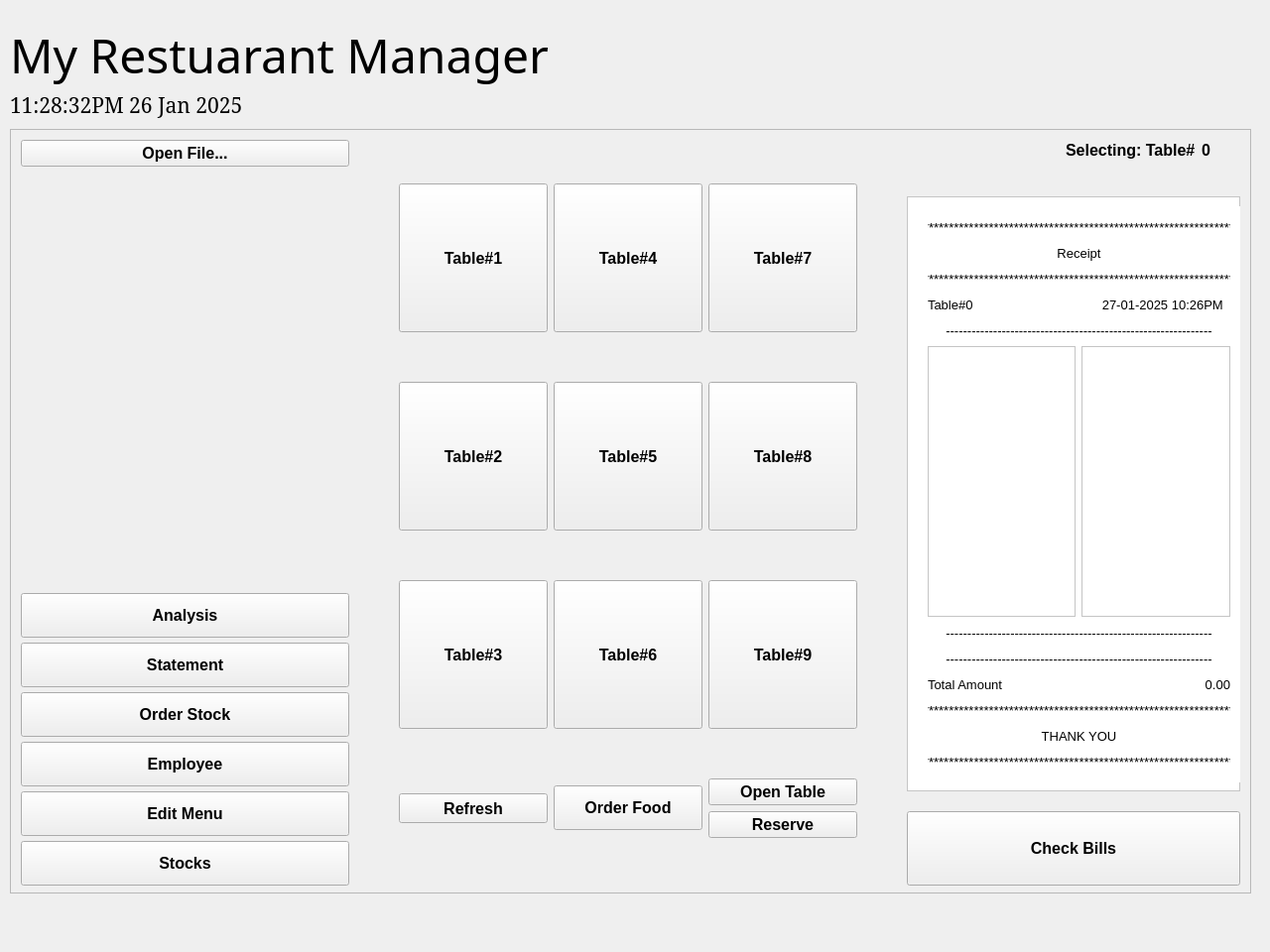
<?xml version="1.0" encoding="UTF-8"?>
<ui version="4.0">
 <class>RestuarantManagementClass</class>
 <widget class="QMainWindow" name="RestuarantManagementClass">
  <property name="geometry">
   <rect>
    <x>0</x>
    <y>0</y>
    <width>1280</width>
    <height>960</height>
   </rect>
  </property>
  <property name="minimumSize">
   <size>
    <width>1280</width>
    <height>960</height>
   </size>
  </property>
  <property name="maximumSize">
   <size>
    <width>1280</width>
    <height>960</height>
   </size>
  </property>
  <property name="windowTitle">
   <string>RestuarantManagement</string>
  </property>
  <property name="autoFillBackground">
   <bool>false</bool>
  </property>
  <widget class="QWidget" name="centralWidget">
   <widget class="QLabel" name="label">
    <property name="geometry">
     <rect>
      <x>10</x>
      <y>10</y>
      <width>611</width>
      <height>91</height>
     </rect>
    </property>
    <property name="font">
     <font>
      <family>Sitka</family>
      <pointsize>36</pointsize>
     </font>
    </property>
    <property name="text">
     <string>My Restuarant Manager</string>
    </property>
   </widget>
   <widget class="QLabel" name="Digital_clock">
    <property name="geometry">
     <rect>
      <x>10</x>
      <y>90</y>
      <width>361</width>
      <height>31</height>
     </rect>
    </property>
    <property name="font">
     <font>
      <family>SimSun</family>
      <pointsize>16</pointsize>
     </font>
    </property>
    <property name="text">
     <string>11:28:32PM 26 Jan 2025</string>
    </property>
   </widget>
   <widget class="QFrame" name="frame">
    <property name="geometry">
     <rect>
      <x>10</x>
      <y>130</y>
      <width>1251</width>
      <height>771</height>
     </rect>
    </property>
    <property name="sizePolicy">
     <sizepolicy hsizetype="Expanding" vsizetype="Preferred">
      <horstretch>0</horstretch>
      <verstretch>0</verstretch>
     </sizepolicy>
    </property>
    <property name="minimumSize">
     <size>
      <width>0</width>
      <height>0</height>
     </size>
    </property>
    <property name="font">
     <font>
      <pointsize>12</pointsize>
      <bold>true</bold>
     </font>
    </property>
    <property name="frameShape">
     <enum>QFrame::Shape::StyledPanel</enum>
    </property>
    <property name="frameShadow">
     <enum>QFrame::Shadow::Raised</enum>
    </property>
    <widget class="QWidget" name="horizontalLayoutWidget">
     <property name="geometry">
      <rect>
       <x>0</x>
       <y>0</y>
       <width>1251</width>
       <height>774</height>
      </rect>
     </property>
     <layout class="QHBoxLayout" name="horizontalLayout">
      <property name="spacing">
       <number>50</number>
      </property>
      <item>
       <layout class="QVBoxLayout" name="LeftSide">
        <property name="spacing">
         <number>5</number>
        </property>
        <item>
         <widget class="QPushButton" name="backtosetup">
          <property name="text">
           <string>Open File...</string>
          </property>
         </widget>
        </item>
        <item>
         <spacer name="verticalSpacer">
          <property name="orientation">
           <enum>Qt::Orientation::Vertical</enum>
          </property>
          <property name="sizeType">
           <enum>QSizePolicy::Policy::Expanding</enum>
          </property>
          <property name="sizeHint" stdset="0">
           <size>
            <width>20</width>
            <height>500</height>
           </size>
          </property>
         </spacer>
        </item>
        <item>
         <widget class="QPushButton" name="Analysis">
          <property name="minimumSize">
           <size>
            <width>150</width>
            <height>45</height>
           </size>
          </property>
          <property name="text">
           <string>Analysis</string>
          </property>
         </widget>
        </item>
        <item>
         <widget class="QPushButton" name="Statement">
          <property name="minimumSize">
           <size>
            <width>150</width>
            <height>45</height>
           </size>
          </property>
          <property name="toolTipDuration">
           <number>-1</number>
          </property>
          <property name="text">
           <string>Statement</string>
          </property>
         </widget>
        </item>
        <item>
         <widget class="QPushButton" name="OrderStock">
          <property name="minimumSize">
           <size>
            <width>150</width>
            <height>45</height>
           </size>
          </property>
          <property name="text">
           <string>Order Stock</string>
          </property>
         </widget>
        </item>
        <item>
         <widget class="QPushButton" name="Employee">
          <property name="minimumSize">
           <size>
            <width>150</width>
            <height>45</height>
           </size>
          </property>
          <property name="text">
           <string>Employee</string>
          </property>
         </widget>
        </item>
        <item>
         <widget class="QPushButton" name="EditMenu">
          <property name="minimumSize">
           <size>
            <width>150</width>
            <height>45</height>
           </size>
          </property>
          <property name="text">
           <string>Edit Menu</string>
          </property>
         </widget>
        </item>
        <item>
         <widget class="QPushButton" name="Stocks">
          <property name="minimumSize">
           <size>
            <width>150</width>
            <height>45</height>
           </size>
          </property>
          <property name="text">
           <string>Stocks</string>
          </property>
         </widget>
        </item>
       </layout>
      </item>
      <item>
       <layout class="QGridLayout" name="GridTable">
        <item row="1" column="3">
         <widget class="QPushButton" name="Table_7">
          <property name="minimumSize">
           <size>
            <width>150</width>
            <height>150</height>
           </size>
          </property>
          <property name="maximumSize">
           <size>
            <width>150</width>
            <height>150</height>
           </size>
          </property>
          <property name="text">
           <string>Table#7</string>
          </property>
         </widget>
        </item>
        <item row="2" column="0">
         <widget class="QPushButton" name="Table_2">
          <property name="minimumSize">
           <size>
            <width>150</width>
            <height>150</height>
           </size>
          </property>
          <property name="maximumSize">
           <size>
            <width>150</width>
            <height>150</height>
           </size>
          </property>
          <property name="text">
           <string>Table#2</string>
          </property>
         </widget>
        </item>
        <item row="4" column="3">
         <layout class="QVBoxLayout" name="verticalLayout_3">
          <item>
           <widget class="QPushButton" name="OpenTableBtn">
            <property name="text">
             <string>Open Table</string>
            </property>
           </widget>
          </item>
          <item>
           <widget class="QPushButton" name="ReserveBtn">
            <property name="text">
             <string>Reserve</string>
            </property>
           </widget>
          </item>
         </layout>
        </item>
        <item row="3" column="0">
         <widget class="QPushButton" name="Table_3">
          <property name="minimumSize">
           <size>
            <width>150</width>
            <height>150</height>
           </size>
          </property>
          <property name="maximumSize">
           <size>
            <width>150</width>
            <height>150</height>
           </size>
          </property>
          <property name="text">
           <string>Table#3</string>
          </property>
          <property name="autoDefault">
           <bool>false</bool>
          </property>
         </widget>
        </item>
        <item row="4" column="2">
         <widget class="QPushButton" name="OrderFoodBtn">
          <property name="minimumSize">
           <size>
            <width>0</width>
            <height>45</height>
           </size>
          </property>
          <property name="text">
           <string>Order Food</string>
          </property>
         </widget>
        </item>
        <item row="2" column="3">
         <widget class="QPushButton" name="Table_8">
          <property name="minimumSize">
           <size>
            <width>150</width>
            <height>150</height>
           </size>
          </property>
          <property name="maximumSize">
           <size>
            <width>150</width>
            <height>150</height>
           </size>
          </property>
          <property name="text">
           <string>Table#8</string>
          </property>
         </widget>
        </item>
        <item row="3" column="3">
         <widget class="QPushButton" name="Table_9">
          <property name="minimumSize">
           <size>
            <width>150</width>
            <height>150</height>
           </size>
          </property>
          <property name="maximumSize">
           <size>
            <width>150</width>
            <height>150</height>
           </size>
          </property>
          <property name="text">
           <string>Table#9</string>
          </property>
         </widget>
        </item>
        <item row="3" column="2">
         <widget class="QPushButton" name="Table_6">
          <property name="minimumSize">
           <size>
            <width>150</width>
            <height>150</height>
           </size>
          </property>
          <property name="maximumSize">
           <size>
            <width>150</width>
            <height>150</height>
           </size>
          </property>
          <property name="text">
           <string>Table#6</string>
          </property>
         </widget>
        </item>
        <item row="1" column="2">
         <widget class="QPushButton" name="Table_4">
          <property name="minimumSize">
           <size>
            <width>150</width>
            <height>150</height>
           </size>
          </property>
          <property name="maximumSize">
           <size>
            <width>150</width>
            <height>150</height>
           </size>
          </property>
          <property name="text">
           <string>Table#4</string>
          </property>
         </widget>
        </item>
        <item row="4" column="0">
         <layout class="QVBoxLayout" name="verticalLayout_2">
          <item>
           <widget class="QPushButton" name="RefreshBtn">
            <property name="maximumSize">
             <size>
              <width>16777215</width>
              <height>30</height>
             </size>
            </property>
            <property name="text">
             <string>Refresh</string>
            </property>
           </widget>
          </item>
         </layout>
        </item>
        <item row="2" column="2">
         <widget class="QPushButton" name="Table_5">
          <property name="minimumSize">
           <size>
            <width>150</width>
            <height>150</height>
           </size>
          </property>
          <property name="maximumSize">
           <size>
            <width>150</width>
            <height>150</height>
           </size>
          </property>
          <property name="text">
           <string>Table#5</string>
          </property>
         </widget>
        </item>
        <item row="1" column="0">
         <widget class="QPushButton" name="Table_1">
          <property name="minimumSize">
           <size>
            <width>150</width>
            <height>150</height>
           </size>
          </property>
          <property name="maximumSize">
           <size>
            <width>150</width>
            <height>150</height>
           </size>
          </property>
          <property name="text">
           <string>Table#1</string>
          </property>
         </widget>
        </item>
       </layout>
      </item>
      <item>
       <layout class="QVBoxLayout" name="RightSide">
        <property name="spacing">
         <number>20</number>
        </property>
        <item>
         <layout class="QHBoxLayout" name="horizontalLayout_2">
          <item>
           <spacer name="horizontalSpacer">
            <property name="orientation">
             <enum>Qt::Orientation::Horizontal</enum>
            </property>
            <property name="sizeType">
             <enum>QSizePolicy::Policy::Fixed</enum>
            </property>
            <property name="sizeHint" stdset="0">
             <size>
              <width>160</width>
              <height>20</height>
             </size>
            </property>
           </spacer>
          </item>
          <item>
           <widget class="QLabel" name="Selecting">
            <property name="maximumSize">
             <size>
              <width>16777215</width>
              <height>20</height>
             </size>
            </property>
            <property name="text">
             <string>Selecting: Table#</string>
            </property>
            <property name="alignment">
             <set>Qt::AlignmentFlag::AlignLeading|Qt::AlignmentFlag::AlignLeft|Qt::AlignmentFlag::AlignVCenter</set>
            </property>
           </widget>
          </item>
          <item>
           <widget class="QLabel" name="SelectingTable">
            <property name="maximumSize">
             <size>
              <width>16777215</width>
              <height>20</height>
             </size>
            </property>
            <property name="text">
             <string>0</string>
            </property>
            <property name="alignment">
             <set>Qt::AlignmentFlag::AlignLeading|Qt::AlignmentFlag::AlignLeft|Qt::AlignmentFlag::AlignVCenter</set>
            </property>
           </widget>
          </item>
         </layout>
        </item>
        <item>
         <spacer name="verticalSpacer_2">
          <property name="orientation">
           <enum>Qt::Orientation::Vertical</enum>
          </property>
          <property name="sizeHint" stdset="0">
           <size>
            <width>20</width>
            <height>40</height>
           </size>
          </property>
         </spacer>
        </item>
        <item>
         <widget class="QFrame" name="Receipt">
          <property name="sizePolicy">
           <sizepolicy hsizetype="Minimum" vsizetype="Preferred">
            <horstretch>0</horstretch>
            <verstretch>0</verstretch>
           </sizepolicy>
          </property>
          <property name="minimumSize">
           <size>
            <width>336</width>
            <height>600</height>
           </size>
          </property>
          <property name="maximumSize">
           <size>
            <width>0</width>
            <height>16777215</height>
           </size>
          </property>
          <property name="styleSheet">
           <string notr="true">background-color: rgb(255, 255, 255);
font: 10pt &quot;Segoe UI&quot;;
color: rgb(0, 0, 0);</string>
          </property>
          <property name="frameShape">
           <enum>QFrame::Shape::StyledPanel</enum>
          </property>
          <property name="frameShadow">
           <enum>QFrame::Shadow::Raised</enum>
          </property>
          <widget class="QWidget" name="verticalLayoutWidget">
           <property name="geometry">
            <rect>
             <x>10</x>
             <y>10</y>
             <width>327</width>
             <height>581</height>
            </rect>
           </property>
           <layout class="QVBoxLayout" name="verticalLayout">
            <item>
             <widget class="QLabel" name="Receipt_label_2">
              <property name="minimumSize">
               <size>
                <width>0</width>
                <height>20</height>
               </size>
              </property>
              <property name="maximumSize">
               <size>
                <width>325</width>
                <height>20</height>
               </size>
              </property>
              <property name="font">
               <font>
                <family>Segoe UI</family>
                <pointsize>10</pointsize>
                <italic>false</italic>
                <bold>false</bold>
               </font>
              </property>
              <property name="styleSheet">
               <string notr="true">color: rgb(0, 0, 0)</string>
              </property>
              <property name="text">
               <string>**************************************************************</string>
              </property>
              <property name="alignment">
               <set>Qt::AlignmentFlag::AlignCenter</set>
              </property>
             </widget>
            </item>
            <item>
             <widget class="QLabel" name="Receipt_label">
              <property name="minimumSize">
               <size>
                <width>0</width>
                <height>20</height>
               </size>
              </property>
              <property name="maximumSize">
               <size>
                <width>325</width>
                <height>20</height>
               </size>
              </property>
              <property name="font">
               <font>
                <family>Segoe UI</family>
                <pointsize>10</pointsize>
                <italic>false</italic>
                <bold>false</bold>
               </font>
              </property>
              <property name="styleSheet">
               <string notr="true">color: rgb(0, 0, 0)</string>
              </property>
              <property name="text">
               <string>Receipt</string>
              </property>
              <property name="alignment">
               <set>Qt::AlignmentFlag::AlignCenter</set>
              </property>
             </widget>
            </item>
            <item>
             <widget class="QLabel" name="Receipt_label_3">
              <property name="minimumSize">
               <size>
                <width>0</width>
                <height>20</height>
               </size>
              </property>
              <property name="maximumSize">
               <size>
                <width>325</width>
                <height>20</height>
               </size>
              </property>
              <property name="font">
               <font>
                <family>Segoe UI</family>
                <pointsize>10</pointsize>
                <italic>false</italic>
                <bold>false</bold>
               </font>
              </property>
              <property name="styleSheet">
               <string notr="true">color: rgb(0, 0, 0)</string>
              </property>
              <property name="text">
               <string>**************************************************************</string>
              </property>
              <property name="alignment">
               <set>Qt::AlignmentFlag::AlignCenter</set>
              </property>
             </widget>
            </item>
            <item>
             <layout class="QHBoxLayout" name="horizontalLayout_4">
              <item>
               <widget class="QLabel" name="Receipt_TableNo">
                <property name="minimumSize">
                 <size>
                  <width>0</width>
                  <height>20</height>
                 </size>
                </property>
                <property name="maximumSize">
                 <size>
                  <width>325</width>
                  <height>20</height>
                 </size>
                </property>
                <property name="font">
                 <font>
                  <family>Segoe UI</family>
                  <pointsize>10</pointsize>
                  <italic>false</italic>
                  <fontweight>ExtraBold</fontweight>
                 </font>
                </property>
                <property name="styleSheet">
                 <string notr="true">color: rgb(0, 0, 0);
font: 800 10pt &quot;Segoe UI&quot;;</string>
                </property>
                <property name="text">
                 <string>Table#0</string>
                </property>
                <property name="alignment">
                 <set>Qt::AlignmentFlag::AlignLeading|Qt::AlignmentFlag::AlignLeft|Qt::AlignmentFlag::AlignVCenter</set>
                </property>
               </widget>
              </item>
              <item>
               <widget class="QLabel" name="Receipt_DateTime">
                <property name="minimumSize">
                 <size>
                  <width>0</width>
                  <height>20</height>
                 </size>
                </property>
                <property name="maximumSize">
                 <size>
                  <width>325</width>
                  <height>20</height>
                 </size>
                </property>
                <property name="font">
                 <font>
                  <family>Segoe UI</family>
                  <pointsize>10</pointsize>
                  <italic>false</italic>
                  <bold>false</bold>
                 </font>
                </property>
                <property name="styleSheet">
                 <string notr="true">color: rgb(0, 0, 0)</string>
                </property>
                <property name="text">
                 <string>27-01-2025 10:26PM  </string>
                </property>
                <property name="alignment">
                 <set>Qt::AlignmentFlag::AlignRight|Qt::AlignmentFlag::AlignTrailing|Qt::AlignmentFlag::AlignVCenter</set>
                </property>
               </widget>
              </item>
             </layout>
            </item>
            <item>
             <widget class="QLabel" name="Receipt_label_4">
              <property name="minimumSize">
               <size>
                <width>0</width>
                <height>20</height>
               </size>
              </property>
              <property name="maximumSize">
               <size>
                <width>325</width>
                <height>20</height>
               </size>
              </property>
              <property name="font">
               <font>
                <family>Segoe UI</family>
                <pointsize>10</pointsize>
                <italic>false</italic>
                <bold>false</bold>
               </font>
              </property>
              <property name="styleSheet">
               <string notr="true">color: rgb(0, 0, 0)</string>
              </property>
              <property name="text">
               <string>--------------------------------------------------------------</string>
              </property>
              <property name="alignment">
               <set>Qt::AlignmentFlag::AlignCenter</set>
              </property>
             </widget>
            </item>
            <item>
             <layout class="QHBoxLayout" name="ReceiptList">
              <item>
               <widget class="QListWidget" name="ReceiptListName"/>
              </item>
              <item>
               <widget class="QListWidget" name="ReceiptListPrice"/>
              </item>
             </layout>
            </item>
            <item>
             <widget class="QLabel" name="Receipt_label_5">
              <property name="minimumSize">
               <size>
                <width>0</width>
                <height>20</height>
               </size>
              </property>
              <property name="maximumSize">
               <size>
                <width>325</width>
                <height>20</height>
               </size>
              </property>
              <property name="font">
               <font>
                <family>Segoe UI</family>
                <pointsize>10</pointsize>
                <italic>false</italic>
                <bold>false</bold>
               </font>
              </property>
              <property name="styleSheet">
               <string notr="true">color: rgb(0, 0, 0)</string>
              </property>
              <property name="text">
               <string>--------------------------------------------------------------</string>
              </property>
              <property name="alignment">
               <set>Qt::AlignmentFlag::AlignCenter</set>
              </property>
             </widget>
            </item>
            <item>
             <widget class="QLabel" name="Receipt_label_7">
              <property name="minimumSize">
               <size>
                <width>0</width>
                <height>20</height>
               </size>
              </property>
              <property name="maximumSize">
               <size>
                <width>325</width>
                <height>20</height>
               </size>
              </property>
              <property name="font">
               <font>
                <family>Segoe UI</family>
                <pointsize>10</pointsize>
                <italic>false</italic>
                <bold>false</bold>
               </font>
              </property>
              <property name="styleSheet">
               <string notr="true">color: rgb(0, 0, 0)</string>
              </property>
              <property name="text">
               <string>--------------------------------------------------------------</string>
              </property>
              <property name="alignment">
               <set>Qt::AlignmentFlag::AlignCenter</set>
              </property>
             </widget>
            </item>
            <item>
             <layout class="QHBoxLayout" name="horizontalLayout_3">
              <item>
               <widget class="QLabel" name="Receipt_label_6">
                <property name="minimumSize">
                 <size>
                  <width>0</width>
                  <height>20</height>
                 </size>
                </property>
                <property name="maximumSize">
                 <size>
                  <width>325</width>
                  <height>20</height>
                 </size>
                </property>
                <property name="font">
                 <font>
                  <family>Segoe UI</family>
                  <pointsize>10</pointsize>
                  <italic>false</italic>
                  <fontweight>ExtraBold</fontweight>
                 </font>
                </property>
                <property name="styleSheet">
                 <string notr="true">color: rgb(0, 0, 0);
font: 800 10pt &quot;Segoe UI&quot;;</string>
                </property>
                <property name="text">
                 <string>Total Amount</string>
                </property>
                <property name="alignment">
                 <set>Qt::AlignmentFlag::AlignLeading|Qt::AlignmentFlag::AlignLeft|Qt::AlignmentFlag::AlignVCenter</set>
                </property>
               </widget>
              </item>
              <item>
               <widget class="QLabel" name="Receipt_Total">
                <property name="minimumSize">
                 <size>
                  <width>0</width>
                  <height>20</height>
                 </size>
                </property>
                <property name="maximumSize">
                 <size>
                  <width>325</width>
                  <height>20</height>
                 </size>
                </property>
                <property name="font">
                 <font>
                  <family>Segoe UI</family>
                  <pointsize>10</pointsize>
                  <italic>false</italic>
                  <fontweight>ExtraBold</fontweight>
                 </font>
                </property>
                <property name="styleSheet">
                 <string notr="true">color: rgb(0, 0, 0);
font: 800 10pt &quot;Segoe UI&quot;;</string>
                </property>
                <property name="text">
                 <string>0.00</string>
                </property>
                <property name="alignment">
                 <set>Qt::AlignmentFlag::AlignRight|Qt::AlignmentFlag::AlignTrailing|Qt::AlignmentFlag::AlignVCenter</set>
                </property>
               </widget>
              </item>
             </layout>
            </item>
            <item>
             <widget class="QLabel" name="Receipt_label_8">
              <property name="minimumSize">
               <size>
                <width>0</width>
                <height>20</height>
               </size>
              </property>
              <property name="maximumSize">
               <size>
                <width>325</width>
                <height>20</height>
               </size>
              </property>
              <property name="font">
               <font>
                <family>Segoe UI</family>
                <pointsize>10</pointsize>
                <italic>false</italic>
                <bold>false</bold>
               </font>
              </property>
              <property name="styleSheet">
               <string notr="true">color: rgb(0, 0, 0)</string>
              </property>
              <property name="text">
               <string>**************************************************************</string>
              </property>
              <property name="alignment">
               <set>Qt::AlignmentFlag::AlignCenter</set>
              </property>
             </widget>
            </item>
            <item>
             <widget class="QLabel" name="Receipt_label_9">
              <property name="minimumSize">
               <size>
                <width>0</width>
                <height>20</height>
               </size>
              </property>
              <property name="maximumSize">
               <size>
                <width>325</width>
                <height>20</height>
               </size>
              </property>
              <property name="font">
               <font>
                <family>Segoe UI</family>
                <pointsize>10</pointsize>
                <italic>false</italic>
                <bold>false</bold>
               </font>
              </property>
              <property name="styleSheet">
               <string notr="true">color: rgb(0, 0, 0)</string>
              </property>
              <property name="text">
               <string>THANK YOU</string>
              </property>
              <property name="alignment">
               <set>Qt::AlignmentFlag::AlignCenter</set>
              </property>
             </widget>
            </item>
            <item>
             <widget class="QLabel" name="Receipt_label_10">
              <property name="minimumSize">
               <size>
                <width>0</width>
                <height>20</height>
               </size>
              </property>
              <property name="maximumSize">
               <size>
                <width>325</width>
                <height>20</height>
               </size>
              </property>
              <property name="font">
               <font>
                <family>Segoe UI</family>
                <pointsize>10</pointsize>
                <italic>false</italic>
                <bold>false</bold>
               </font>
              </property>
              <property name="styleSheet">
               <string notr="true">color: rgb(0, 0, 0)</string>
              </property>
              <property name="text">
               <string>**************************************************************</string>
              </property>
              <property name="alignment">
               <set>Qt::AlignmentFlag::AlignCenter</set>
              </property>
             </widget>
            </item>
           </layout>
          </widget>
         </widget>
        </item>
        <item>
         <widget class="QPushButton" name="CheckBills">
          <property name="enabled">
           <bool>true</bool>
          </property>
          <property name="minimumSize">
           <size>
            <width>150</width>
            <height>75</height>
           </size>
          </property>
          <property name="text">
           <string>Check Bills</string>
          </property>
         </widget>
        </item>
       </layout>
      </item>
     </layout>
    </widget>
   </widget>
   <widget class="QLabel" name="label_2">
    <property name="geometry">
     <rect>
      <x>1150</x>
      <y>10</y>
      <width>108</width>
      <height>108</height>
     </rect>
    </property>
    <property name="minimumSize">
     <size>
      <width>100</width>
      <height>100</height>
     </size>
    </property>
    <property name="text">
     <string/>
    </property>
    <property name="pixmap">
     <pixmap>C:/Users/worap/Downloads/Icon.png</pixmap>
    </property>
    <property name="scaledContents">
     <bool>true</bool>
    </property>
   </widget>
  </widget>
 </widget>
 <layoutdefault spacing="6" margin="11"/>
 <resources/>
 <connections/>
</ui>
